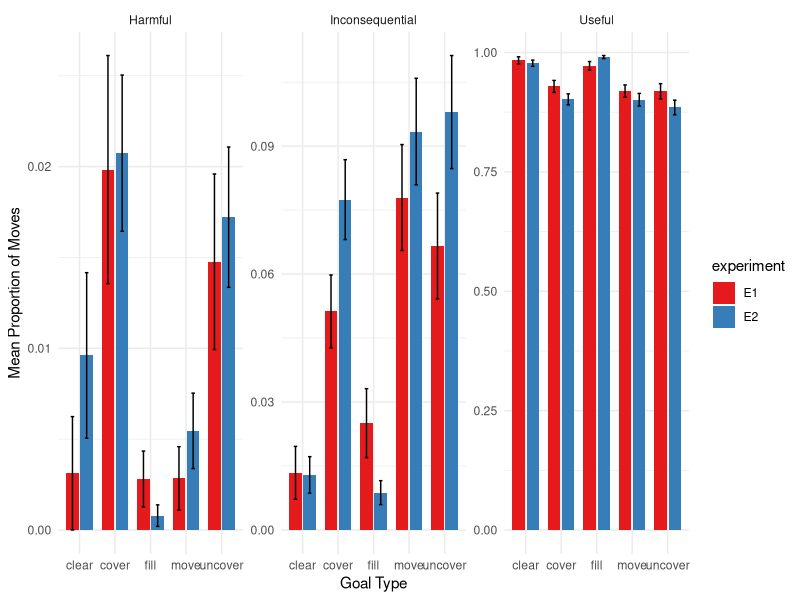
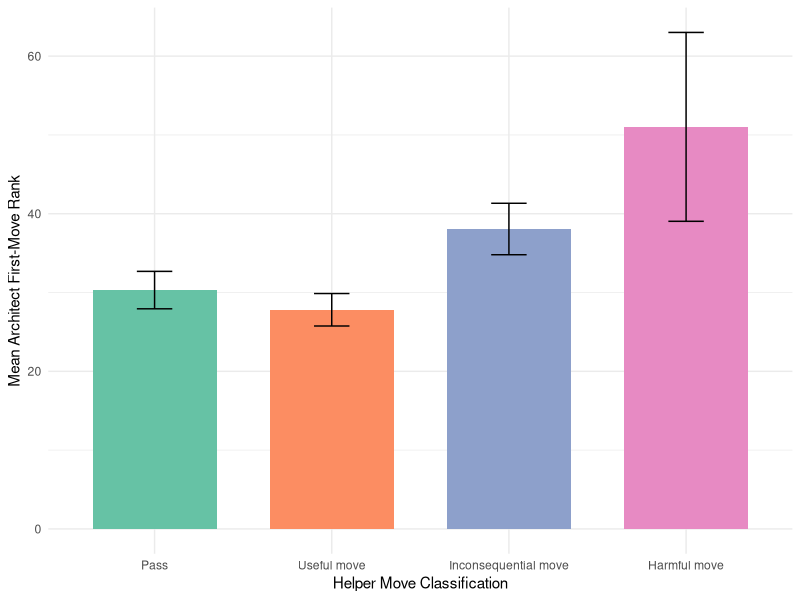
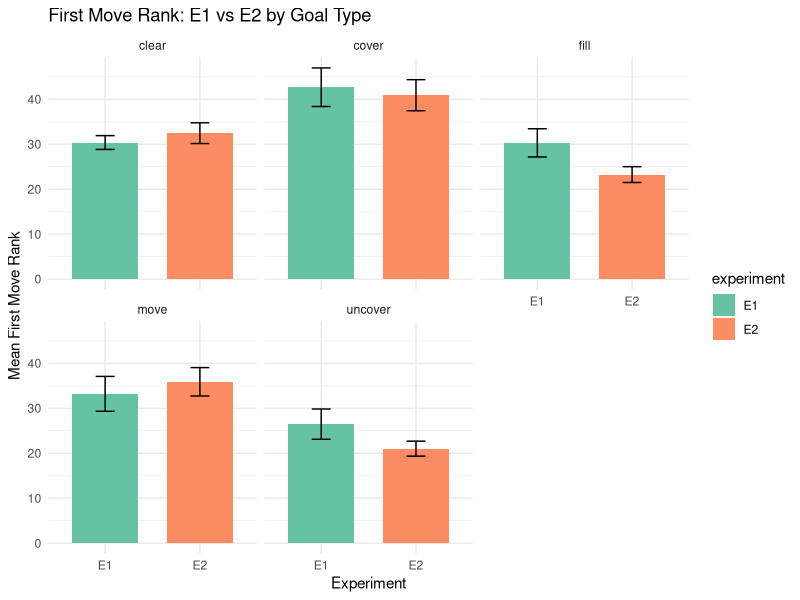
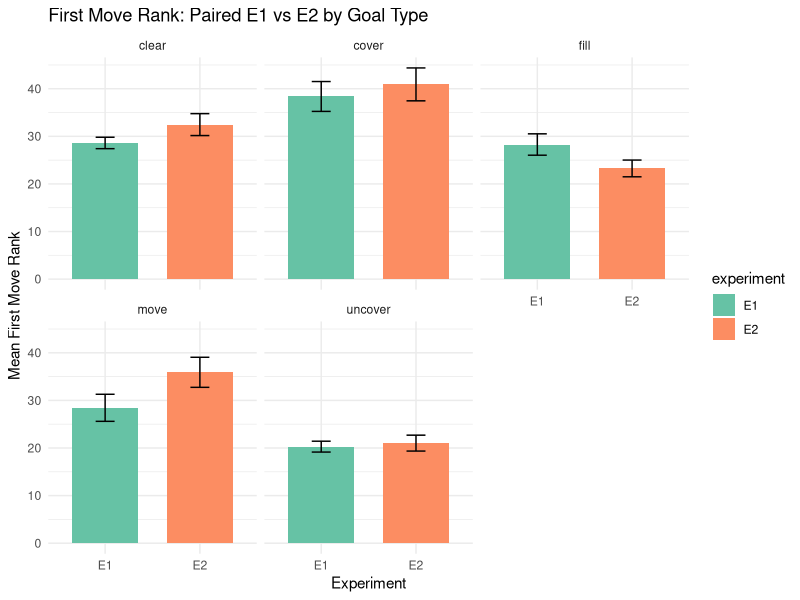

Write R code to recreate these figures, in order. (Note: this script raises an error after producing the figures.)
## ---- chunk 1
knitr::opts_chunk$set(echo = TRUE)
library(tidyverse)
library(lme4)
library(emmeans)
library(ggplot2)
library(dplyr)
library(broom)
library(rstatix)
library(ggpubr)
library(car)

## ---- chunk 2
e1 <- read_csv("../data/e1/final_tracker.csv") %>%
  mutate(experiment = "E1")
e2 <- read_csv("../data/e2/final_tracker.csv")%>%
  mutate(experiment = "E2")
e1_first_moves <- read_csv("../data/e1/final_first_moves.csv")
e2_first_moves <- read_csv("../data/e2/first_moves.csv")
combined_saliences <- read_csv("../analysis/salience_first_moves.csv")


## ---- chunk 3

e1_architects <- e1 %>%
  filter(role == "architect")

combined <- bind_rows(e1_architects, e2) %>%
  mutate(
    move_type = case_when(
      move_utility == 1 ~ "Useful",
      move_utility == 0 ~ "Inconsequential",
      move_utility == -1 ~ "Harmful"
    ),
    ID = ifelse(experiment == "E2", anonID, ID)
  )

# counting move_types by proportion
prop_moves <- combined %>%
  count(experiment, ID, goal_type, move_type, name = "move_count") %>%
  group_by(experiment, ID, goal_type) %>%
  complete(move_type = c("Useful", "Harmful", "Inconsequential"), fill = list(move_count = 0)) %>%
  mutate(total_moves = sum(move_count),
         prop = move_count / total_moves) %>%
  ungroup() %>%
  mutate(across(c(experiment, goal_type, move_type, ID), as.factor)) %>%
  select(-move_count, -total_moves)



# check that proportions add to 1
prop_moves %>%
  group_by(experiment, ID, goal_type) %>%
  summarise(total_prop = sum(prop)) %>%
  ungroup()


# quick summary 
prop_moves_summary <- prop_moves %>%
  group_by(goal_type, experiment, move_type) %>%
  summarise(
    mean_prop = mean(prop),
    sd_prop = sd(prop),
    .groups = "drop"
  )

## ---- chunk 4

prop_model = lm(data = prop_moves, prop ~ experiment*move_type*goal_type)
car::Anova(prop_model)

# Get EMMs from full model, averaged over goal_type
emm <- emmeans(prop_model, ~ experiment | move_type)

# Pairwise comparisons between experiments within each move_type
distr_contrast_results <- contrast(emm, method = "pairwise", adjust = "tukey")

distr_contrast_results
## ---- chunk 5
ggplot(prop_moves, aes(x = goal_type, y = prop, fill = experiment)) +
  stat_summary(fun = mean, geom = "bar", position = position_dodge(width = 0.8), width = 0.7) +
  stat_summary(fun.data = mean_se, geom = "errorbar", 
               position = position_dodge(width = 0.8), 
               width = 0.2) +
  facet_wrap(~ move_type, scales = "free_y") +
  labs(y = "Mean Proportion of Moves", x = "Goal Type") +
  scale_fill_brewer(palette = "Set1") +
  theme_minimal()
## ---- chunk 6

# read & join architect ranks + helper first-move data
e1_first_moves %>%
  select(ID, goal, first_move_rank)

helpers <- e1 %>%
  filter(role == "helper", move_id == 1) %>%
  select(ID, goal, helper_move = move, helper_utility = move_utility)

helper_arch_comb <- e1_first_moves %>%
  inner_join(helpers, by = c("ID","goal"))

# make 4-level helper_class
helper_arch_comb <- helper_arch_comb %>%
  mutate(
    helper_class = case_when(
      helper_move == "pass"         ~ "Pass",
      helper_utility ==  1          ~ "Useful move",
      helper_utility ==  0          ~ "Inconsequential move",
      helper_utility == -1          ~ "Harmful move"
    ) %>%
    factor(levels = c("Pass","Useful move","Inconsequential move","Harmful move"))
  )

# frequencies & proportions of each class
helper_arch_comb %>%
  count(helper_class) %>%
  mutate(prop = n / sum(n))

# summary of architect first_move_rank by helper_class
helper_arch_comb_summary <- helper_arch_comb %>%
  group_by(helper_class) %>%
  summarise(
    mean_rank = mean(first_move_rank, na.rm = TRUE),
    sd_rank   = sd(first_move_rank,   na.rm = TRUE),
    n         = n(),
    .groups   = "drop"
  )

## ---- chunk 7
aov_model <- lm(first_move_rank ~ helper_class, data = helper_arch_comb)
car::Anova(aov_model)  

# estimated marginal means & Tukey‐adjusted pairwise contrasts
emm <- emmeans(aov_model, ~ helper_class)
helper_arch_contrast_res <- contrast(emm, method = "pairwise", adjust = "tukey")

helper_arch_contrast_res

## ---- chunk 8

ggplot(helper_arch_comb, aes(x = helper_class, y = first_move_rank, fill = helper_class)) +
  stat_summary(fun = mean, geom = "bar", position = position_dodge(.8), width = .7) +
  stat_summary(fun.data = mean_se, geom = "errorbar", position = position_dodge(.8), width = .2) +
  labs(
    x = "Helper Move Classification",
    y = "Mean Architect First-Move Rank"
  ) +
  scale_fill_brewer(palette = "Set2", guide = "none") +
  theme_minimal()


## ---- chunk 9

combined_first_moves <- bind_rows(
  e1_first_moves %>% mutate(experiment = "E1"),
  e2_first_moves %>% mutate(experiment = "E2")
) %>%
  mutate(goal_type = word(goal, 1))

anova_model <- lm(first_move_rank ~ experiment * goal_type, data = combined_first_moves)

# ANOVA test 
anova_results <- car::Anova(anova_model)
print(anova_results)

# Compute Estimated Marginal Means (EMMs) and contrasts
emm <- emmeans(anova_model, pairwise ~ experiment | goal_type, adjust = "tukey")
emm_results <- emm$contrasts
print(emm_results)



## ---- chunk 10
ggplot(combined_first_moves,
       aes(x = experiment, y = first_move_rank, fill = experiment)) +
  stat_summary(fun = mean, geom = "bar",
               position = position_dodge(.8), width = .7) +
  stat_summary(fun.data = mean_se, geom = "errorbar",
               position = position_dodge(.8), width = .2) +
  facet_wrap(~ goal_type) +
  labs(
    title = "First Move Rank: E1 vs E2 by Goal Type",
    x = "Experiment",
    y = "Mean First Move Rank"
  ) +
  scale_fill_brewer(palette = "Set2") +
  theme_minimal()


## ---- chunk 11
e1_prag <- combined_first_moves %>%
  filter(experiment == "E1") %>%
  select(ID, goal, goal_type, first_move_rank_e1 = first_move_rank)
e2_prag <- combined_first_moves %>%
  filter(experiment == "E2") %>%
  select(importId, anonID, goal, goal_type, first_move_rank_e2 = first_move_rank)

paired_prag <- e2_prag %>%
  inner_join(e1_prag, by = c("importId" = "ID", "goal", "goal_type")) %>%
  view()

## ---- chunk 12

goal_types <- unique(paired_prag$goal_type)
for(gt in goal_types) {
  temp <- paired_prag %>% filter(goal_type == gt)
  cat("====", gt, "====\n")
  print(t.test(temp$first_move_rank_e1, temp$first_move_rank_e2, var.equal = TRUE))
  cat("\n")}

## ---- chunk 13

ggplot(
  bind_rows(
    paired_prag %>%
      transmute(
        experiment = "E1",
        first_move_rank = first_move_rank_e1,
        goal_type = goal_type
      ),
    paired_prag %>%
      transmute(
        experiment = "E2",
        first_move_rank = first_move_rank_e2,
        goal_type = goal_type
      )
  ),
  aes(x = experiment, y = first_move_rank, fill = experiment)
) +
  stat_summary(fun = mean, geom = "bar",
               position = position_dodge(.8), width = .7) +
  stat_summary(fun.data = mean_se, geom = "errorbar",
               position = position_dodge(.8), width = .2) +
  facet_wrap(~ goal_type) +
  labs(
    title = "First Move Rank: Paired E1 vs E2 by Goal Type",
    x = "Experiment",
    y = "Mean First Move Rank"
  ) +
  scale_fill_brewer(palette = "Set2") +
  theme_minimal()

## ---- chunk 14

# stepwise
step_model <- lm(stepwise_salience ~ experiment * goal_type, data = combined_saliences)
car::Anova(step_model) 

# Get EMMs for experiment within each goal_type
emm_goal <- emmeans(step_model, ~ experiment | goal_type)

# Pairwise comparisons between experiments within goal_type
step_contrast_results <- contrast(emm_goal, method = "pairwise", adjust = "tukey")
print(step_contrast_results)

# euclidean
eucl_model <- lm(euclidean_salience ~ experiment * goal_type, data = combined_saliences)
car::Anova(eucl_model)

emm_eucl_goal <- emmeans(eucl_model, ~ experiment | goal_type)
  
eucl_contrast_results <- contrast(emm_eucl_goal, method = "pairwise", adjust = "tukey")
print(eucl_contrast_results)

## ---- chunk 15

e1_saliences <- combined_saliences %>%
  filter(experiment == "E1") %>%
  select(ID, goal, goal_type, stepwise_salience_e1 = stepwise_salience, euclidean_salience_e1 = euclidean_salience)
e2_saliences <- combined_saliences %>%
  filter(experiment =="E2") %>%
  select(importId, anonID, goal, goal_type, stepwise_salience_e2 = stepwise_salience, euclidean_salience_e2 = euclidean_salience)

paired_salience <- e2_saliences %>%
  inner_join(e1_saliences, by = c("importId" = "ID", "goal", "goal_type")) %>%

## ---- chunk 16

# stepwise salience
goal_types <- unique(paired_salience$goal_type)
for(gt in goal_types) {
  temp <- paired_salience %>% filter(goal_type == gt)
  cat("====", gt, "====\n")
  print(t.test(temp$stepwise_salience_e1, temp$stepwise_salience_e2, var.equal = TRUE))
  cat("\n")}

# euclidean salience
for(gt in goal_types) {
  temp <- paired_salience %>% filter(goal_type == gt)
  cat("====", gt, "====\n")
  print(t.test(temp$euclidean_salience_e1, temp$euclidean_salience_e2, var.equal = TRUE))
  cat("\n")}


## ---- chunk 17
# stepwise
ggplot(
  bind_rows(
    paired_salience %>%
      transmute(
        experiment = "E1",
        salience = stepwise_salience_e1,
        goal_type = goal_type
      ),
    paired_salience %>%
      transmute(
        experiment = "E2",
        salience = stepwise_salience_e2,
        goal_type = goal_type
      )
  ),
  aes(x = experiment, y = salience, fill = experiment)
) +
  stat_summary(fun = mean, geom = "bar",
               position = position_dodge(.8), width = .7) +
  stat_summary(fun.data = mean_se, geom = "errorbar",
               position = position_dodge(.8), width = .2) +
  facet_wrap(~ goal_type) +
  labs(
    title = "Stepwise Salience: Paired E1 vs E2 by Goal Type",
    x = "Experiment",
    y = "Mean Stepwise Salience"
  ) +
  scale_fill_brewer(palette = "Set2") +
  theme_minimal()

# euclidean
ggplot(
  bind_rows(
    paired_salience %>%
      transmute(
        experiment = "E1",
        salience = euclidean_salience_e1,
        goal_type = goal_type
      ),
    paired_salience %>%
      transmute(
        experiment = "E2",
        salience = euclidean_salience_e2,
        goal_type = goal_type
      )
  ),
  aes(x = experiment, y = salience, fill = experiment)
) +
  stat_summary(fun = mean, geom = "bar",
               position = position_dodge(.8), width = .7) +
  stat_summary(fun.data = mean_se, geom = "errorbar",
               position = position_dodge(.8), width = .2) +
  facet_wrap(~ goal_type) +
  labs(
    title = "Euclidean Salience: Paired E1 vs. E2 by Goal Type",
    x = "Experiment",
    y = "Mean Euclidean Salience"
  ) +
  scale_fill_brewer(palette = "Set2") +
  theme_minimal()


## ---- chunk 18

# observed-baseline differences
combined_saliences <- combined_saliences %>%
  mutate(
    diff_stepwise = stepwise_salience - random_stepwise_salience,
    diff_euclidean = euclidean_salience - random_euclidean_salience
  )
# stepwise gap
step_gap_model <- lm(diff_stepwise ~ experiment * goal_type,
                     data = combined_saliences)
car::Anova(step_gap_model)

# get EMMs for experiment within each goal_type
emm_step_gap <- emmeans(step_gap_model, ~ experiment | goal_type)

# pairwise comparisons between experiments within goal_type
step_gap_contrast_results <- contrast(emm_step_gap,
                                      method = "pairwise",
                                      adjust = "tukey")
print(step_gap_contrast_results)

# euclidean gap
eucl_gap_model <- lm(diff_euclidean ~ experiment * goal_type,
                     data = combined_saliences)
car::Anova(eucl_gap_model)

emm_eucl_gap <- emmeans(eucl_gap_model, ~ experiment | goal_type)

eucl_gap_contrast_results <- contrast(emm_eucl_gap,
                                      method = "pairwise",
                                      adjust = "tukey")
print(eucl_gap_contrast_results)


## ---- chunk 19

long_sal <- combined_saliences %>%
  pivot_longer(
    cols     = c(stepwise_salience, euclidean_salience),
    names_to = "salience_type",
    values_to= "salience"
  )

long_sal <- combined_saliences %>%
  pivot_longer(
    cols         = c(stepwise_salience,
                     euclidean_salience,
                     random_stepwise_salience,
                     random_euclidean_salience),
    names_to     = c("salience_source","salience_type"),
    names_pattern= "(random_)?(stepwise|euclidean)_salience",
    values_to    = "salience"
  ) %>%
  mutate(
    salience_source = if_else(salience_source == "random_", 
                              "baseline", 
                              "observed"),
    salience_type   = paste0(salience_type, "_salience")
  )

## ---- chunk 20

# observed salience by goal type e1 vs e2
ggplot(long_sal,
       aes(x = experiment, y = salience, fill = experiment)) +
  stat_summary(fun     = mean,
               geom    = "bar",
               position= position_dodge(.8),
               width   = .7) +
  stat_summary(fun.data = mean_se,
               geom     = "errorbar",
               position = position_dodge(.8),
               width    = .2) +
  facet_grid(salience_type ~ goal_type,
             scales   = "free_y",
             labeller = labeller(
               salience_type = c(
                 stepwise_salience  = "Stepwise",
                 euclidean_salience = "Euclidean"
               )
             )
  ) +
  labs(x     = "Experiment",
       y     = "Mean Salience",
       title = "Stepwise vs Euclidean Salience by Goal Type") +
  scale_fill_brewer(palette = "Set2", guide = "none") +
  theme_minimal()



# observed vs baseline, facetted by salience type and goal
ggplot(long_sal,
       aes(x = experiment, y = salience, fill = salience_source)) +
  stat_summary(fun       = mean,
               geom      = "bar",
               position  = position_dodge(.8),
               width     = .7) +
  stat_summary(fun.data = mean_se,
               geom     = "errorbar",
               position = position_dodge(.8),
               width    = .2) +
  facet_grid(salience_type ~ goal_type,
             scales   = "free_y",
             labeller = labeller(
               salience_type = c(
                 stepwise_salience  = "Stepwise",
                 euclidean_salience = "Euclidean"
               )
             )
  ) +
  labs(x     = "Experiment",
       y     = "Mean Salience",
       fill  = "Source",
       title = "Observed vs Baseline Salience by Goal Type") +
  scale_fill_brewer(palette = "Set3") +
  theme_minimal()

## ---- chunk 21
